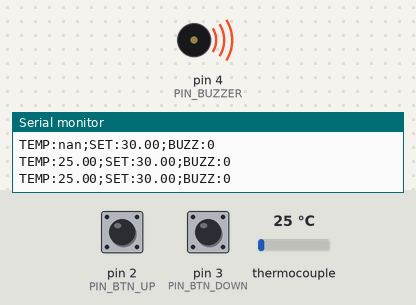
Recording of a sketch running on a simulated Arduino Nano, built with avr-gcc and run on an emulated ATmega328P. Parts: buzzer (waves = sounding, pin HIGH), the last lines printed to the serial monitor. The test bench sets the inputs (shaded band); at power-on: thermocouple 25 °C, pin 2 (PIN_BTN_UP) HIGH, pin 3 (PIN_BTN_DOWN) HIGH.

Above: at 1.5 s.
1.6 s: thermocouple set to 34 °C
At 2.1 s:
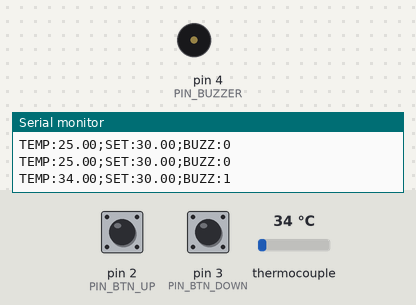
3.3 s: thermocouple set to 6 °C
At 4.4 s:
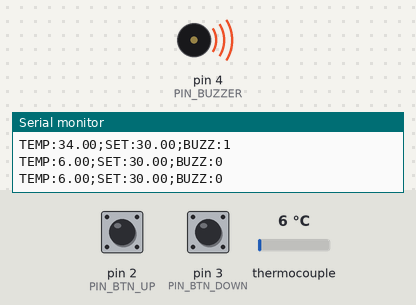
4.8 s: thermocouple set to 75 °C
At 5.6 s:
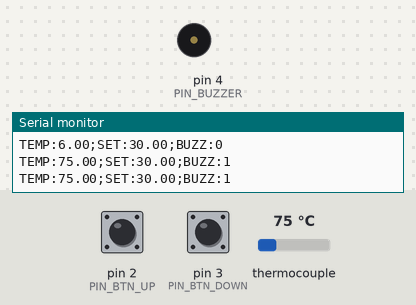
Timing chart, 0 to 7.8 s (numbered marks = the images above; inputs shaded):
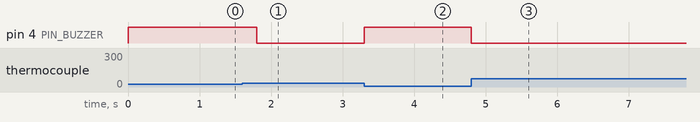

Measured:
- the behaviour switches between 29 and 30 °C on thermocouple (found by bisection; images 0 and 1)
- after the input at 1.6 s, pin 4 (PIN_BUZZER): HIGH → LOW after 0.20 s
- after the input at 3.3 s, pin 4 (PIN_BUZZER): LOW → HIGH at once
- after the input at 4.8 s, pin 4 (PIN_BUZZER): HIGH → LOW at once

The sketch:

termostato_max31865_nano.ino
```cpp
#include <Adafruit_MAX31865.h>

// Arduino Nano
// MAX31865:
// CLK/SCK -> D13
// SDO/MISO -> D12
// SDI/MOSI -> D11
// CS       -> D10
static const uint8_t PIN_MAX_CS = 10;

// Pulsadores con resistencias externas de 4k.
// Si estan como pull-up externa: pin en HIGH sin presionar y LOW al presionar.
static const uint8_t PIN_BTN_UP = 2;
static const uint8_t PIN_BTN_DOWN = 3;

// Buzzer
static const uint8_t PIN_BUZZER = 4;
// Ponelo en true si tu buzzer suena cuando el pin esta en LOW.
static const bool BUZZER_ACTIVE_LOW = true;

// Para PT100: RNOMINAL 100.0. Para PT1000: RNOMINAL 1000.0.
static const float RNOMINAL = 100.0;

// Revisa el valor de referencia de tu placa MAX31865.
// La mayoria de modulos para PT100 usan 430 ohm.
static const float RREF = 430.0;

static const float SETPOINT_MIN = -50.0;
static const float SETPOINT_MAX = 250.0;
static const float SETPOINT_STEP = 0.5;
static const float HYSTERESIS = 0.5;
static const unsigned long BUTTON_REPEAT_DELAY_MS = 650;
static const unsigned long BUTTON_REPEAT_INTERVAL_MS = 160;

Adafruit_MAX31865 thermo = Adafruit_MAX31865(PIN_MAX_CS);

float setpoint = 30.0;
float lastTemperature = NAN;
bool buzzerOn = false;

unsigned long lastSampleMs = 0;
unsigned long lastSerialMs = 0;

void setBuzzerOutput(bool enabled) {
  if (BUZZER_ACTIVE_LOW) {
    digitalWrite(PIN_BUZZER, enabled ? LOW : HIGH);
  } else {
    digitalWrite(PIN_BUZZER, enabled ? HIGH : LOW);
  }
}

struct ButtonState {
  uint8_t pin;
  bool stablePressed;
  bool lastRawPressed;
  unsigned long changedAt;
  unsigned long pressedAt;
  unsigned long lastRepeatAt;
};

bool buttonPressedEvent(ButtonState &button);

ButtonState btnUp = {PIN_BTN_UP, false, false, 0, 0, 0};
ButtonState btnDown = {PIN_BTN_DOWN, false, false, 0, 0, 0};

bool buttonPressedEvent(ButtonState &button) {
  // Con pull-up externa: presionado = LOW.
  const bool rawPressed = digitalRead(button.pin) == LOW;
  const unsigned long now = millis();

  if (rawPressed != button.lastRawPressed) {
    button.lastRawPressed = rawPressed;
    button.changedAt = now;
  }

  if ((now - button.changedAt) < 35) {
    return false;
  }

  if (rawPressed != button.stablePressed) {
    button.stablePressed = rawPressed;
    if (button.stablePressed) {
      button.pressedAt = now;
      button.lastRepeatAt = now;
      return true;
    }
    return false;
  }

  if (button.stablePressed &&
      (now - button.pressedAt) >= BUTTON_REPEAT_DELAY_MS &&
      (now - button.lastRepeatAt) >= BUTTON_REPEAT_INTERVAL_MS) {
    button.lastRepeatAt = now;
    return true;
  }

  return false;
}

void clampSetpoint() {
  if (setpoint < SETPOINT_MIN) setpoint = SETPOINT_MIN;
  if (setpoint > SETPOINT_MAX) setpoint = SETPOINT_MAX;
}

void sendStatus() {
  Serial.print("TEMP:");
  if (isnan(lastTemperature)) {
    Serial.print("nan");
  } else {
    Serial.print(lastTemperature, 2);
  }
  Serial.print(";SET:");
  Serial.print(setpoint, 2);
  Serial.print(";BUZZ:");
  Serial.println(buzzerOn ? 1 : 0);
}

void handleSerialCommand(String command) {
  command.trim();
  command.toUpperCase();

  if (command == "UP") {
    setpoint += SETPOINT_STEP;
    clampSetpoint();
    sendStatus();
    return;
  }

  if (command == "DOWN") {
    setpoint -= SETPOINT_STEP;
    clampSetpoint();
    sendStatus();
    return;
  }

  if (command.startsWith("SET=")) {
    setpoint = command.substring(4).toFloat();
    clampSetpoint();
    sendStatus();
  }
}

void readSerialCommands() {
  static String buffer;

  while (Serial.available() > 0) {
    const char c = Serial.read();
    if (c == '\n' || c == '\r') {
      if (buffer.length() > 0) {
        handleSerialCommand(buffer);
        buffer = "";
      }
    } else if (buffer.length() < 40) {
      buffer += c;
    }
  }
}

void updateBuzzer() {
  if (isnan(lastTemperature)) {
    buzzerOn = false;
    setBuzzerOutput(false);
    return;
  } else if (!buzzerOn && lastTemperature >= setpoint) {
    buzzerOn = true;
  } else if (buzzerOn && lastTemperature <= (setpoint - HYSTERESIS)) {
    buzzerOn = false;
  }

  setBuzzerOutput(buzzerOn);
}

void setup() {
  pinMode(PIN_BTN_UP, INPUT_PULLUP);
  pinMode(PIN_BTN_DOWN, INPUT_PULLUP);
  pinMode(PIN_BUZZER, OUTPUT);
  setBuzzerOutput(false);

  Serial.begin(115200);
  delay(300);

  // Cambia a MAX31865_2WIRE o MAX31865_4WIRE si el sensor no es de 3 hilos.
  thermo.begin(MAX31865_2WIRE);
  sendStatus();
}

void loop() {
  const unsigned long now = millis();

  readSerialCommands();

  if (buttonPressedEvent(btnUp)) {
    setpoint += SETPOINT_STEP;
    clampSetpoint();
  }

  if (buttonPressedEvent(btnDown)) {
    setpoint -= SETPOINT_STEP;
    clampSetpoint();
  }

  if ((now - lastSampleMs) >= 250) {
    lastSampleMs = now;
    const float measuredTemperature = thermo.temperature(RNOMINAL, RREF);
    const uint8_t fault = thermo.readFault();
    if (fault || isnan(measuredTemperature)) {
      lastTemperature = NAN;
      buzzerOn = false;
      setBuzzerOutput(false);
      thermo.clearFault();
    } else {
      lastTemperature = measuredTemperature;
    }
    updateBuzzer();
  }

  if ((now - lastSerialMs) >= 500) {
    lastSerialMs = now;
    sendStatus();
  }
}
```
